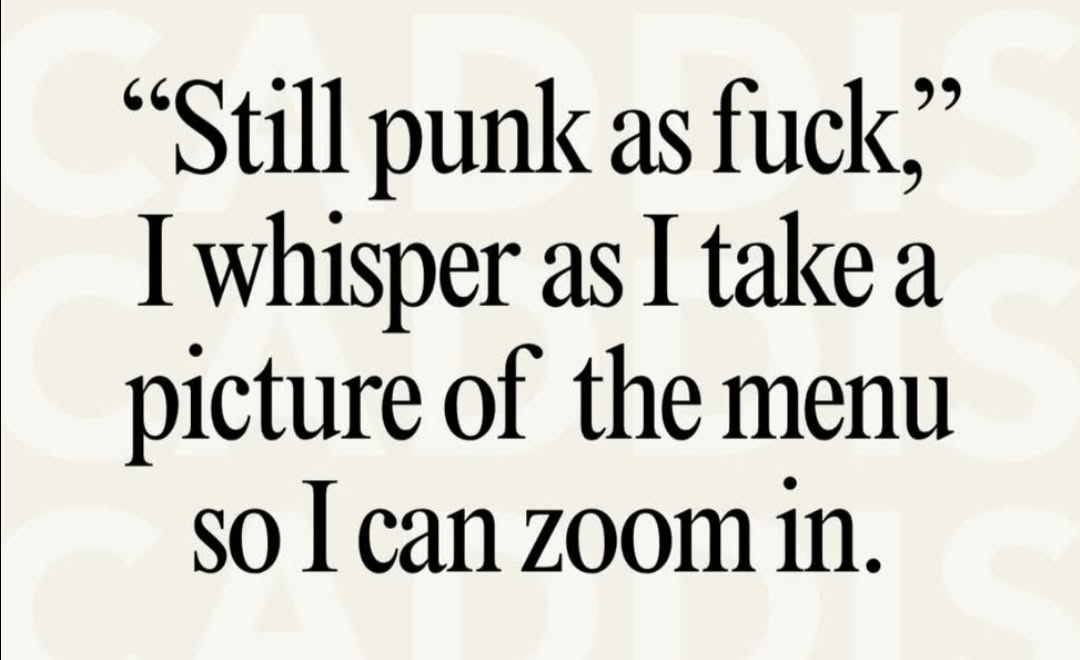
#> input picture _inbox/346342F0-24B6-4EF9-B2D0-603B187C9898.JPG, 1080 x 660 px
$ python -i post_meme.py   (imports and definitions only)
#> lines starting #> are read from the running program, lines starting #| are printed output that depends on the picture
#!/usr/bin/env python3
"""
Daily meme poster for Bluesky, Instagram, X, TikTok and Facebook.

Each run posts the next unposted meme from queue.json to every platform that is
set up (at most one post per platform per day), with alt text and hashtags.
Once a meme is posted everywhere it moves into the _posted folder.

Usage:
    python post_meme.py              post the next meme (once per day per platform)
    python post_meme.py --dry-run    show what would be posted; no login, no changes
    python post_meme.py --check      test the logins only; posts nothing
    python post_meme.py --force      post even if something already went out today
    python post_meme.py --only bluesky|instagram|x|tiktok|facebook   limit a run to one platform
    python post_meme.py --setup-instagram          (used by setup_instagram.bat)

Files (all next to this script, in the _bluesky_poster folder):
    config.json   logins (created by setup.bat / setup_instagram.bat)
    queue.json    the memes, alt text and hashtags, in posting order
    post_log.txt  a line for every run
The memes themselves are in the parent folder.
"""
import base64
import datetime as _dt
import hashlib
import hmac
import io
import json
import os
import shutil
import sys
import time
import secrets
import traceback
import urllib.error
import urllib.parse
import urllib.request
import uuid

HERE = os.path.dirname(os.path.abspath(__file__))
MEME_DIR = os.path.dirname(HERE)
POSTED_DIR = os.path.join(MEME_DIR, "_posted")
QUEUE_PATH = os.path.join(HERE, "queue.json")
CONFIG_PATH = os.path.join(HERE, "config.json")
LOG_PATH = os.path.join(HERE, "post_log.txt")

MAX_BLOB_BYTES = 950_000          # Bluesky's image limit is ~1,000,000 bytes
MAX_TEXT_GRAPHEMES = 300
MAX_ALT_CHARS = 2000
IG_MIN_RATIO, IG_MAX_RATIO = 0.8, 1.91   # Instagram feed: 4:5 portrait .. 1.91:1 landscape
IG_REFRESH_AFTER_DAYS = 7               # long-lived tokens last 60 days; refresh well before

# Per-platform progress fields stored on each queue item.
DONE_FIELD = {"bluesky": "posted_at", "instagram": "ig_posted_at", "x": "x_posted_at",
              "tiktok": "tt_posted_at", "facebook": "fb_posted_at"}
X_ALT_MAX = 1000
BROWSER_UA = ("Mozilla/5.0 (Windows NT 10.0; Win64; x64) AppleWebKit/537.36 "
              "(KHTML, like Gecko) Chrome/129.0 Safari/537.36")


# ---------------------------------------------------------------- utilities
# [22 lines left out: functions log, load_json, save_json_atomic, not called in this run]


DBX = None          # set when memes come from Dropbox (cloud runs: MEME_SOURCE=dropbox)


# [64 lines left out: functions load_config, enabled_platforms, http, multipart, hashtags_of, not called in this run]


GENERIC_TAGS = {"#memes", "#meme", "#funny", "#darkhumor"}


# [99 lines left out: functions caption_text, build_text_and_facets, find_image, next_item, posted_today, resolve_item and 1 more, not called in this run]


class Bsky:
    # [21 lines left out: functions __init__, _call, login, not called in this run]

    def upload_blob(self, data, mime):
        return self._call("com.atproto.repo.uploadBlob", data=data, content_type=mime)["blob"]

    def create_post(self, record):
        return self._call("com.atproto.repo.createRecord", body={
            "repo": self.did, "collection": "app.bsky.feed.post", "record": record})


# [102 lines left out: functions bsky_login, bsky_post, ig_prepare_image, host_temporarily, not called in this run]


class Insta:
    # [4 lines left out: function __init__, not called in this run]

    def get(self, path, **params):
        params["access_token"] = self.token
        return json.loads(http("GET", f"{self.base}/{path}?{urllib.parse.urlencode(params)}"))

    # [5 lines left out: function post, not called in this run]

    def me(self):
        return self.get("me", fields="user_id,username")


# [41 lines left out: functions ig_maybe_refresh_token, ig_post, not called in this run]


# ---------------------------------------------------------------- x (twitter)
def _pct(v):
    return urllib.parse.quote(str(v), safe="-._~")


class XApi:
    """X API v2 with OAuth 1.0a user keys from the developer console."""

    # [30 lines left out: functions __init__, _auth, call, not called in this run]

    def me(self):
        return self.call("GET", "/2/users/me")["data"]


# ---- X through Buffer (free: Buffer's free plan includes API access) ----
def buffer_key(cfg):
    return ((cfg.get("buffer") or {}).get("api_key") or (cfg.get("x") or {}).get("buffer_api_key") or "").strip()


class BufferApi:
    def __init__(self, cfg):
        self.url = (cfg.get("_test_buffer") or "https://api.buffer.com").rstrip("/")
        self.key = buffer_key(cfg)

    # [20 lines left out: functions gql, organizations, not called in this run]

    def x_channels(self):
        return self.channels_for(("twitter", "x"))

    # [34 lines left out: functions channels_for, alt_field, to_jpeg, not called in this run]


def tiktok_prepare(path):
    """TikTok photo posts are 9:16; pad (never crop) to 1080x1920 in a matching colour."""
    from PIL import Image, ImageOps
    with Image.open(path) as im:
#> im is the input picture: PIL image 1080x660 RGB; mean R, G, B 216.3, 215.7, 207.6
        im.seek(0)
        im = ImageOps.exif_transpose(im).convert("RGB")
    w, h = im.size
#> w = 1080; h = 660
    border = ([im.getpixel((x, 0)) for x in range(0, w, max(1, w // 50))] +
              [im.getpixel((x, h - 1)) for x in range(0, w, max(1, w // 50))])
#> border = 104 items, first 6: (3, 1, 0), (243, 241, 229), (243, 241, 229), (241, 241, 231), (244, 240, 229), (244, 240, 229)
    fill = tuple(sorted(c[i] for c in border)[len(border) // 2] for i in range(3))
#> fill = (243, 241, 229)
    W, H = 1080, 1920
    scale = min(W / w, H / h)
#> scale = 1
    im = im.resize((max(1, round(w * scale)), max(1, round(h * scale))), Image.LANCZOS)
    canvas = Image.new("RGB", (W, H), fill)
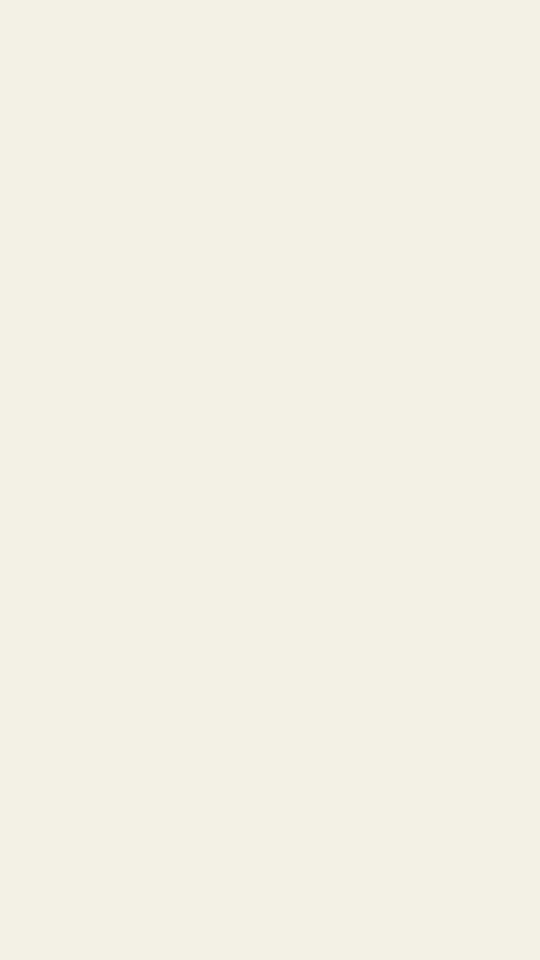
#> canvas: PIL image 1080x1920 RGB (shown at 1/2 size); mean R, G, B 243, 241, 229
    canvas.paste(im, ((W - im.width) // 2, (H - im.height) // 2))
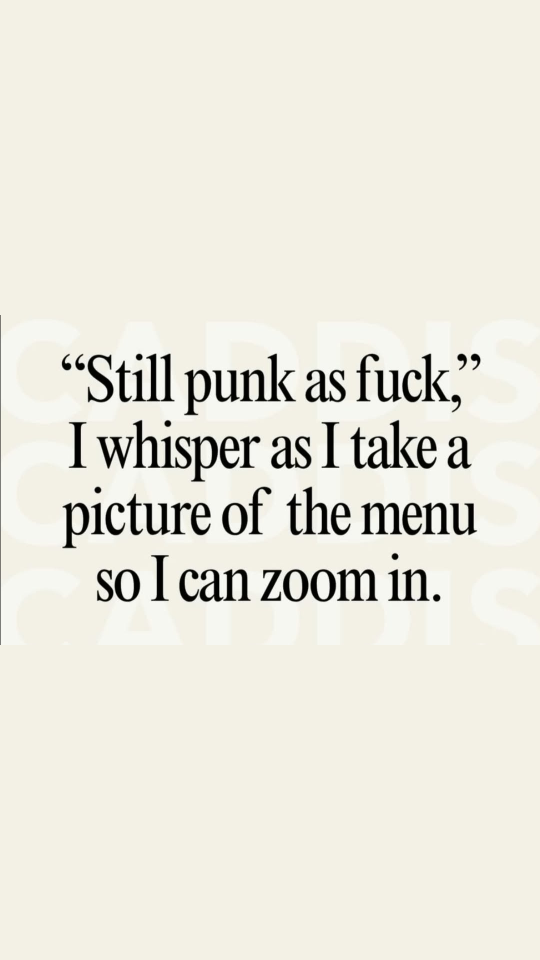
#> canvas: PIL image 1080x1920 RGB (shown at 1/2 size); mean R, G, B 233.8, 232.3, 221.6
    buf = io.BytesIO()
    canvas.save(buf, "JPEG", quality=92, optimize=True)
    return buf.getvalue()


MUSIC_EXTS = (".mp3", ".m4a", ".aac", ".wav", ".ogg")
VIDEO_SECONDS = 12


# [171 lines left out: functions pick_music, make_music_video, tiktok_post, buffer_post_with_alt, x_post_via_buffer, facebook_post and 1 more, not called in this run]


POSTERS = {"bluesky": bsky_post, "instagram": ig_post, "x": x_post, "tiktok": tiktok_post, "facebook": facebook_post}


# ---------------------------------------------------------------- housekeeping
# [132 lines left out: functions move_if_done, setup_bluesky, _start_in_step, setup_x_buffer, setup_tiktok_buffer, setup_facebook_buffer and 2 more, not called in this run]


# ---------------------------------------------------------------- catch-up
def _is_real_post(value):
    return bool(value) and not str(value).startswith("skipped")


# [163 lines left out: functions catch_up, main, not called in this run]


# [10 lines not run here, left out]

>>> result = tiktok_prepare('../_inbox/346342F0-24B6-4EF9-B2D0-603B187C9898.JPG')

$ run again, on _inbox/35E645A5-2D22-47EA-95AB-3442E92599BF.JPG
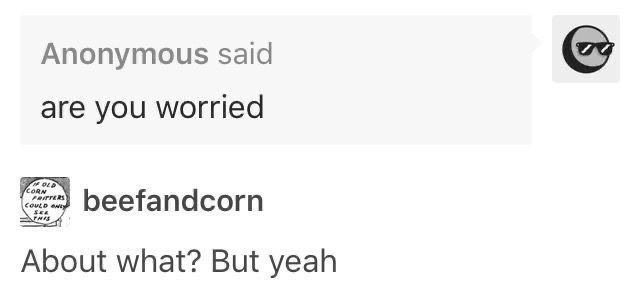
#> input picture _inbox/35E645A5-2D22-47EA-95AB-3442E92599BF.JPG, 640 x 286 px
#> in tiktok_prepare, im is the input picture: PIL image 640x286 RGB; min 0, max 255, mean 243.1
#> border = 108 items, first 6: (255, 255, 255), (255, 255, 255), (255, 255, 255), (255, 255, 255), (255, 255, 255), (255, 255, 255)
#> fill = (255, 255, 255)
#> im: PIL image 1080x483 RGB
#> in tiktok_prepare, `canvas.paste(im, ((W - im.width) // 2, (H - im.height) // 2))`:
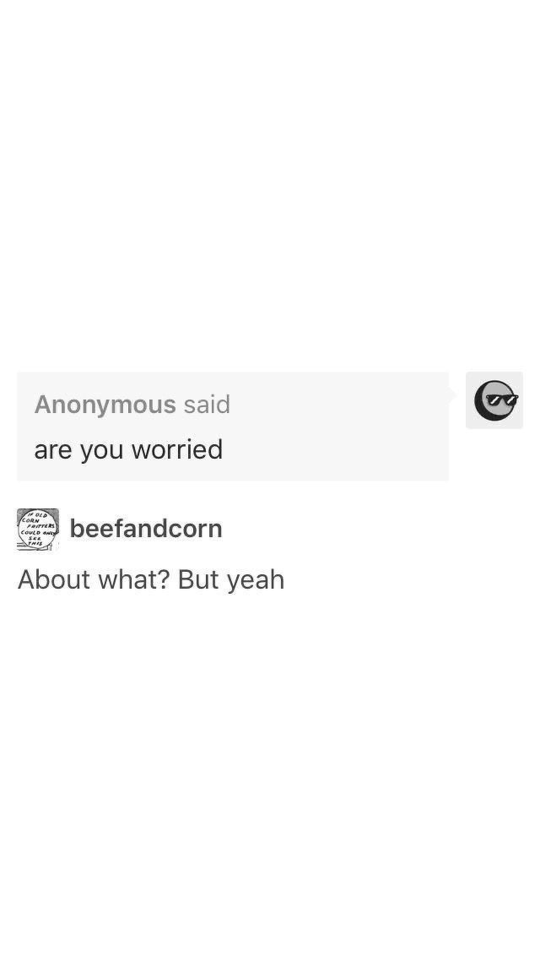
#> canvas: PIL image 1080x1920 RGB (shown at 1/2 size); min 0, max 255, mean 252

$ run again, on _inbox/402F0F88-3CB7-4FED-82CA-37338F6C5AC1.JPG
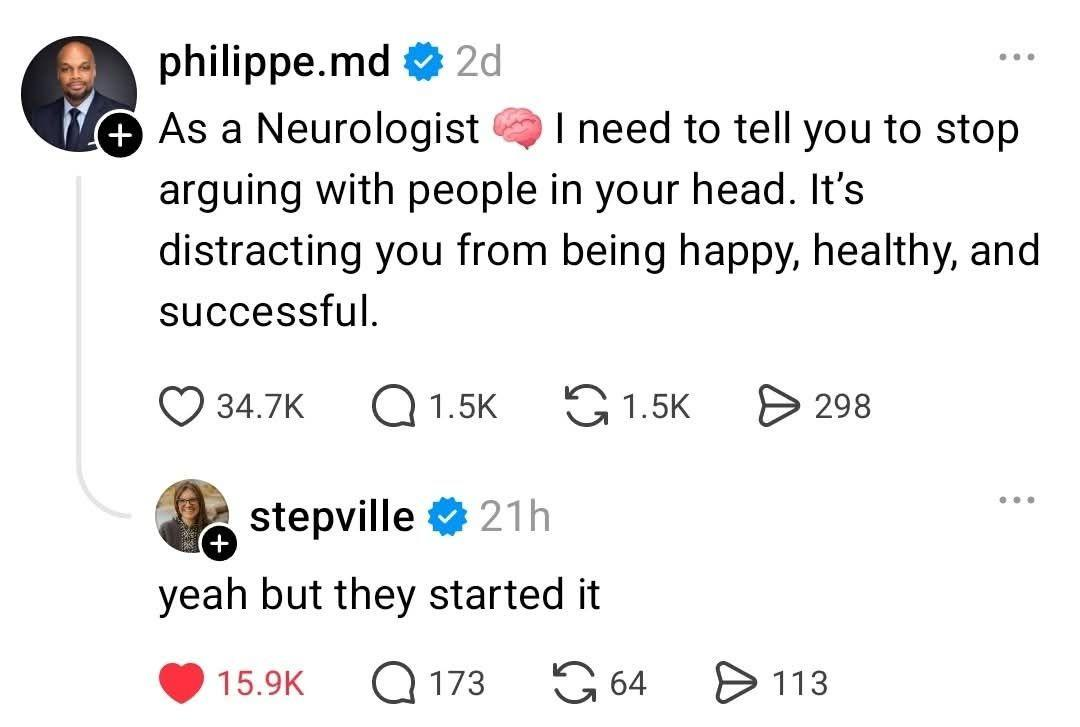
#> input picture _inbox/402F0F88-3CB7-4FED-82CA-37338F6C5AC1.JPG, 1080 x 727 px
#> in tiktok_prepare, im is the input picture: PIL image 1080x727 RGB; mean R, G, B 238.5, 238.1, 238.3
#> border = 104 items, first 6: (255, 255, 255), (255, 255, 255), (255, 255, 255), (255, 255, 255), (255, 255, 255), (255, 255, 255)
#> fill = (255, 255, 255)
#> in tiktok_prepare, `canvas.paste(im, ((W - im.width) // 2, (H - im.height) // 2))`:
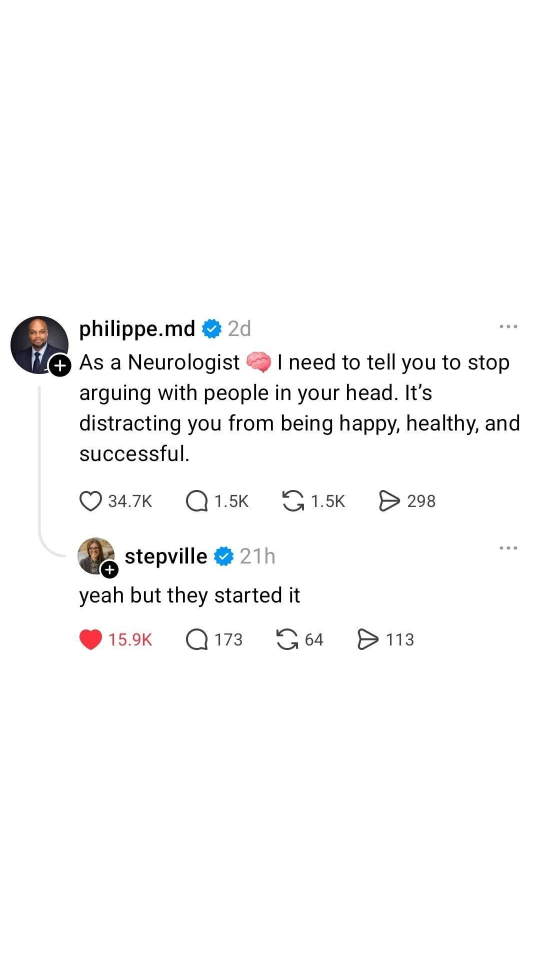
#> canvas: PIL image 1080x1920 RGB (shown at 1/2 size); mean R, G, B 248.8, 248.6, 248.7
